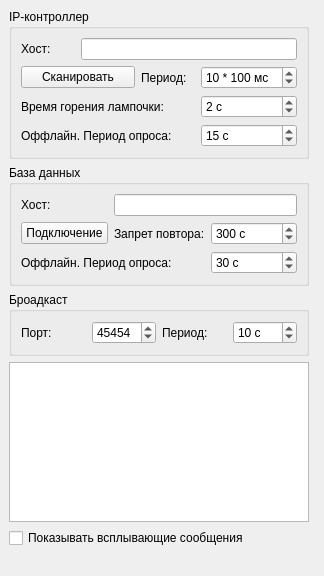
<?xml version="1.0" encoding="UTF-8"?>
<ui version="4.0">
 <class>MainWindow</class>
 <widget class="QMainWindow" name="MainWindow">
  <property name="enabled">
   <bool>true</bool>
  </property>
  <property name="geometry">
   <rect>
    <x>0</x>
    <y>0</y>
    <width>324</width>
    <height>576</height>
   </rect>
  </property>
  <property name="sizePolicy">
   <sizepolicy hsizetype="Fixed" vsizetype="Fixed">
    <horstretch>0</horstretch>
    <verstretch>0</verstretch>
   </sizepolicy>
  </property>
  <property name="font">
   <font>
    <pointsize>9</pointsize>
   </font>
  </property>
  <property name="windowTitle">
   <string>MainWindow</string>
  </property>
  <property name="dockNestingEnabled">
   <bool>false</bool>
  </property>
  <property name="dockOptions">
   <set>QMainWindow::AnimatedDocks</set>
  </property>
  <widget class="QWidget" name="centralwidget">
   <layout class="QGridLayout" name="gridLayout_3">
    <item row="0" column="1">
     <widget class="QGroupBox" name="gbController">
      <property name="whatsThis">
       <string>Сканирование IP-контроллера засыланием на него HTTP get запросов</string>
      </property>
      <property name="title">
       <string>IP-контроллер</string>
      </property>
      <layout class="QGridLayout" name="gridLayout">
       <item row="0" column="1" colspan="3">
        <widget class="QLineEdit" name="leHostIP">
         <property name="statusTip">
          <string>IP-адрес контроллера</string>
         </property>
         <property name="inputMask">
          <string/>
         </property>
         <property name="text">
          <string/>
         </property>
        </widget>
       </item>
       <item row="0" column="0">
        <widget class="QLabel" name="lblIPHost">
         <property name="statusTip">
          <string>IP-адрес контроллера</string>
         </property>
         <property name="text">
          <string>Хост:</string>
         </property>
        </widget>
       </item>
       <item row="1" column="0" colspan="2">
        <widget class="QPushButton" name="btnScanIP">
         <property name="statusTip">
          <string>Включить\отключить опрос состояния контроллера</string>
         </property>
         <property name="text">
          <string>Сканировать</string>
         </property>
         <property name="icon">
          <iconset resource="resources/ipconserver.qrc">
           <normaloff>:/refresh.png</normaloff>:/refresh.png</iconset>
         </property>
         <property name="checkable">
          <bool>true</bool>
         </property>
        </widget>
       </item>
       <item row="1" column="2">
        <widget class="QLabel" name="lblPeriod">
         <property name="statusTip">
          <string>Время периода опроса контроллера</string>
         </property>
         <property name="text">
          <string>Период:</string>
         </property>
        </widget>
       </item>
       <item row="1" column="3">
        <widget class="QSpinBox" name="spbIPPeriod">
         <property name="statusTip">
          <string>Время периода опроса контроллера</string>
         </property>
         <property name="accelerated">
          <bool>true</bool>
         </property>
         <property name="suffix">
          <string> * 100 мс</string>
         </property>
         <property name="minimum">
          <number>0</number>
         </property>
         <property name="maximum">
          <number>299</number>
         </property>
         <property name="value">
          <number>10</number>
         </property>
        </widget>
       </item>
       <item row="2" column="3">
        <widget class="QSpinBox" name="spbLampTime">
         <property name="accelerated">
          <bool>true</bool>
         </property>
         <property name="suffix">
          <string> с</string>
         </property>
         <property name="minimum">
          <number>1</number>
         </property>
         <property name="maximum">
          <number>999</number>
         </property>
         <property name="singleStep">
          <number>1</number>
         </property>
         <property name="value">
          <number>2</number>
         </property>
        </widget>
       </item>
       <item row="2" column="0" colspan="3">
        <widget class="QLabel" name="lblLamp">
         <property name="text">
          <string>Время горения лампочки:</string>
         </property>
        </widget>
       </item>
       <item row="3" column="0" colspan="3">
        <widget class="QLabel" name="lblIPOffPeriod">
         <property name="text">
          <string>Оффлайн. Период опроса:</string>
         </property>
        </widget>
       </item>
       <item row="3" column="3">
        <widget class="QSpinBox" name="spbIPOffPeriod">
         <property name="suffix">
          <string> c</string>
         </property>
         <property name="minimum">
          <number>1</number>
         </property>
         <property name="maximum">
          <number>999</number>
         </property>
         <property name="value">
          <number>15</number>
         </property>
        </widget>
       </item>
      </layout>
     </widget>
    </item>
    <item row="4" column="1" colspan="2">
     <layout class="QHBoxLayout" name="horizontalLayout_2">
      <item>
       <widget class="QCheckBox" name="cbShowMessage">
        <property name="statusTip">
         <string>Показывать всплывающие сообщения о сигналах в трее</string>
        </property>
        <property name="text">
         <string>Показывать всплывающие сообщения</string>
        </property>
        <property name="icon">
         <iconset resource="resources/ipconserver.qrc">
          <normaloff>:/chat.png</normaloff>:/chat.png</iconset>
        </property>
       </widget>
      </item>
     </layout>
    </item>
    <item row="3" column="1">
     <widget class="QPlainTextEdit" name="pteLogIP">
      <property name="sizePolicy">
       <sizepolicy hsizetype="Expanding" vsizetype="Expanding">
        <horstretch>0</horstretch>
        <verstretch>0</verstretch>
       </sizepolicy>
      </property>
      <property name="maximumSize">
       <size>
        <width>16777215</width>
        <height>16777215</height>
       </size>
      </property>
      <property name="statusTip">
       <string>Журнал</string>
      </property>
      <property name="readOnly">
       <bool>true</bool>
      </property>
     </widget>
    </item>
    <item row="1" column="1">
     <widget class="QGroupBox" name="gbDatabase">
      <property name="whatsThis">
       <string>Подключение к базе данных для добавления записей от срабатываемых сигналов</string>
      </property>
      <property name="title">
       <string>База данных</string>
      </property>
      <layout class="QGridLayout" name="gridLayout_2">
       <item row="0" column="0">
        <widget class="QLabel" name="lblHostDB">
         <property name="statusTip">
          <string>IP-адрес базы данных</string>
         </property>
         <property name="text">
          <string>Хост:</string>
         </property>
        </widget>
       </item>
       <item row="0" column="1" colspan="2">
        <widget class="QLineEdit" name="leHostDB">
         <property name="statusTip">
          <string>IP-адрес базы данных</string>
         </property>
         <property name="inputMask">
          <string/>
         </property>
        </widget>
       </item>
       <item row="1" column="0">
        <widget class="QPushButton" name="btnConnectDB">
         <property name="statusTip">
          <string>Подключиться к базе данных</string>
         </property>
         <property name="text">
          <string>Подключение</string>
         </property>
         <property name="icon">
          <iconset resource="resources/ipconserver.qrc">
           <normaloff>:/map.png</normaloff>:/map.png</iconset>
         </property>
         <property name="checkable">
          <bool>true</bool>
         </property>
        </widget>
       </item>
       <item row="1" column="1">
        <widget class="QLabel" name="lblRepeat">
         <property name="statusTip">
          <string>В течение этого времени повторные сигналы с одного датчика будут восприниматься как напоминания</string>
         </property>
         <property name="text">
          <string>Запрет повтора:</string>
         </property>
        </widget>
       </item>
       <item row="1" column="2">
        <widget class="QSpinBox" name="spbRepeat">
         <property name="statusTip">
          <string>В течение этого времени повторные сигналы с одного датчика будут восприниматься как напоминания</string>
         </property>
         <property name="accelerated">
          <bool>true</bool>
         </property>
         <property name="suffix">
          <string> с</string>
         </property>
         <property name="maximum">
          <number>999</number>
         </property>
         <property name="value">
          <number>300</number>
         </property>
        </widget>
       </item>
       <item row="2" column="0" colspan="2">
        <widget class="QLabel" name="lblDBOffPeriod">
         <property name="text">
          <string>Оффлайн. Период опроса:</string>
         </property>
        </widget>
       </item>
       <item row="2" column="2">
        <widget class="QSpinBox" name="spbDBOffPeriod">
         <property name="suffix">
          <string> с</string>
         </property>
         <property name="minimum">
          <number>1</number>
         </property>
         <property name="maximum">
          <number>999</number>
         </property>
         <property name="value">
          <number>30</number>
         </property>
        </widget>
       </item>
      </layout>
     </widget>
    </item>
    <item row="2" column="1">
     <widget class="QGroupBox" name="gbBrpadcast">
      <property name="whatsThis">
       <string>UDP-рассылка сигналов о срабатывании по сети для клинетов-журналов</string>
      </property>
      <property name="title">
       <string>Броадкаст</string>
      </property>
      <layout class="QHBoxLayout" name="horizontalLayout">
       <item>
        <widget class="QLabel" name="lbBCPort">
         <property name="text">
          <string>Порт:</string>
         </property>
        </widget>
       </item>
       <item>
        <widget class="QSpinBox" name="spbBCPort">
         <property name="accelerated">
          <bool>true</bool>
         </property>
         <property name="minimum">
          <number>1</number>
         </property>
         <property name="maximum">
          <number>99999</number>
         </property>
         <property name="value">
          <number>45454</number>
         </property>
        </widget>
       </item>
       <item>
        <widget class="QLabel" name="lblBCPeriod">
         <property name="text">
          <string>Период:</string>
         </property>
        </widget>
       </item>
       <item>
        <widget class="QSpinBox" name="spbBCPeriod">
         <property name="accelerated">
          <bool>true</bool>
         </property>
         <property name="suffix">
          <string> с</string>
         </property>
         <property name="minimum">
          <number>1</number>
         </property>
         <property name="maximum">
          <number>999</number>
         </property>
         <property name="value">
          <number>10</number>
         </property>
        </widget>
       </item>
      </layout>
     </widget>
    </item>
   </layout>
  </widget>
  <widget class="QStatusBar" name="statusBar">
   <property name="sizeGripEnabled">
    <bool>false</bool>
   </property>
  </widget>
  <action name="actExit">
   <property name="text">
    <string>Выход</string>
   </property>
   <property name="statusTip">
    <string>Выход из программы (Alt+F4)</string>
   </property>
  </action>
  <action name="actMinimize">
   <property name="text">
    <string>Свернуть окно</string>
   </property>
  </action>
  <action name="actRestore">
   <property name="text">
    <string>Развернуть окно</string>
   </property>
  </action>
 </widget>
 <resources>
  <include location="resources/ipconserver.qrc"/>
 </resources>
 <connections/>
 <slots>
  <slot>curRecordChanged(QModelIndex)</slot>
 </slots>
</ui>
